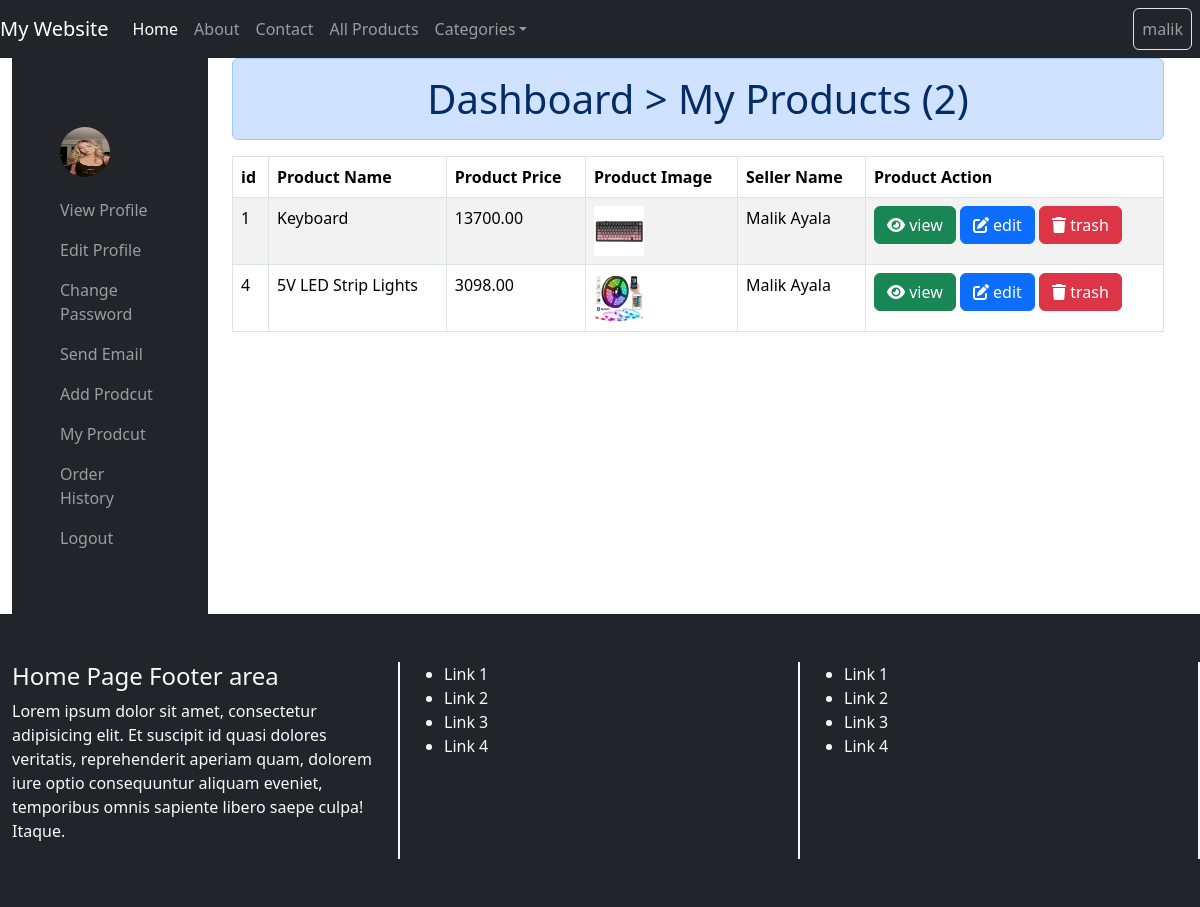
The app's page /my_products/ (signed in) with its own data.
### secondapp/models.py (models this page shows, shortened)
class register_table(models.Model):
    user = models.OneToOneField(User, on_delete=models.CASCADE)
    contact_number = models.CharField(max_length=15)
    profile_pic = models.FileField(upload_to="profiles/%Y/%m/%d", null=True, blank=True)
    age = models.IntegerField(null=True, blank=True)
    about = models.TextField(blank=True, null=True)
    city = models.CharField(max_length=100, null=True, blank=True)
    gender = models.CharField(max_length=1, null=True, default="M")
    occupation = models.CharField(max_length=100, null=True, blank=True)
    address = models.TextField()
    utype = models.CharField(max_length=1)
    added_on = models.DateTimeField(auto_now_add=True)
    class Meta:
        verbose_name_plural = "User Registration"

class add_product(models.Model):
    seller = models.ForeignKey(User, on_delete=models.CASCADE)
    product_name = models.CharField(max_length=100)
    product_price = models.DecimalField(max_digits=10, decimal_places=2)
    sale_price = models.DecimalField(max_digits=10, decimal_places=2, null=True, blank=True)
    product_desc = models.TextField()
    product_image = models.FileField(upload_to="products/%Y/%m/%d")
    details = models.TextField()
    added_on = models.DateTimeField(auto_now_add=True)
    category = models.ForeignKey(Category, on_delete=models.CASCADE)
    class Meta:
        verbose_name_plural = "Products"

### secondapp/views.py (the view)
# urls.py: path("my_products/", views.my_products, name="my_products"),  # Ensure this exists
def my_products(request):
    context = {}
    data = register_table.objects.filter(user__id=request.user.id).first()
    if data:
        context["data"] = data
    all = add_product.objects.filter(seller__id=request.user.id)
    context["products"] = all
    return render(request, "myproducts.html", context)

### template/myproducts.html (shortened to what this page needs)
{% extends 'dashboard_base.html' %}
{% load static %}
{% load bootstrap5 %}
{% block dashboard %}
<div class="container-fluid">
    <div class="row">
        <div class="col-md-12">
            <h1 class="text-center alert alert-primary"> Dashboard &gt; My Products ({{products|length}})</h1>
            <table class="table table-bordered table-striped">
                <thead class="thead-dark">
                    <tr>
                        <th scope="col">id</th>
                        <th scope="col">Product Name</th>
                        <th scope="col">Product Price</th>
                        <th scope="col">Product Image</th>
                        <th scope="col">Seller Name</th>
                        <th scope="col">Product Action</th>
                    </tr>
                </thead>
                <tbody>
                    {% for product in products %}
                        <tr>
                            <td>{{ product.id }}</td>
                            <td>{{ product.product_name }}</td>
                            <td>{{ product.product_price }}</td>
                            <td><img src="/media/{{ product.product_image }}" style="height: 50px; width: 50px;" alt=""></td>
                            <td>{{ product.seller.first_name }} {{product.seller.last_name}}</td>
                            <td>
                                <button class="btn btn-success" data-bs-toggle="modal" data-bs-target="#m{{ product.id }}"><i class="fa fa-eye"></i> view</button>
                                <a href="{% url 'update_product' %}?pid={{product.id}}" class="btn btn-primary"><i class="fa fa-edit"></i> edit</a>
                                <a href="{% url 'delete_product' %}?pid={{product.id}}" class="btn btn-danger"><i class="fa fa-trash"></i> trash</a>
                            </td>
                        </tr>
                    {% endfor %}
                </tbody>
            </table>
        </div>
    </div>
</div>
{% endblock %}

### template/dashboard_base.html (shortened to what this page needs)
{% extends 'base.html' %} {% load static %} {% block baseblock %}
{% if user.is_superuser %}
{% else %}
<div class="container-fluid">
  <div class="row">
    <div class="col-md-2 bg-dark text-justify p-5 text-light">
        <nav class="navbar navbar-dark bg-dark">
            <a href="" class="navbar-brand">
                <div class="text-center py-2 d-flex align-items-center justify-content-center flex-column">
                {% if data.profile_pic %}
                  <img src="/media/{{data.profile_pic}}" style="height: 50px; width: 50px; border-radius: 50%; display: block; margin: 0 auto;" alt="">
                {% else %}
                  <img src="{% static 'images/profile_pic1.jpg' %}" style="height: 50px; width: 50px; border-radius: 50%; display: block; margin: 0 auto;" alt="">
                {% endif %}
                </div>
            </a>
            <ul class="navbar-nav">
                <li class="nav-item">
                    <a href="{% url 'cust_dashboard' %}" class="nav-link">View Profile</a>
                </li>
                <li class="nav-item">
                    <a href="{% url 'edit_profile' %}" class="nav-link">Edit Profile</a>
                </li>
                <li class="nav-item">
                    <a href="{% url 'change_password' %}" class="nav-link">Change Password</a>
                </li>
                <li class="nav-item">
                    <a href="{% url 'sendemail' %}" class="nav-link">Send Email</a>
                </li>
                {% if user.is_staff %}
                        <li class="nav-item">
                          <a href="{% url 'add_product_view' %}" class="nav-link">Add Prodcut</a>
                        </li>
                        <li class="nav-item">
                          <a href="{% url 'my_products' %}" class="nav-link">My Prodcut</a>
                        </li>
                        <li class="nav-item">
                          <a href="{% url 'order_history' %}" class="nav-link">Order History</a>
                        </li>
                {% endif %}
                <li class="nav-item">
                    <a href="{% url 'logout_user' %}" class="nav-link">Logout</a>
                </li>
            </ul>
        </nav>
    </div>
    <div class="col-md-10">
        {% block dashboard %} {% endblock %}
    </div>
  </div>
</div>
{% endif %}
{% endblock %}

### template/base.html (shortened to what this page needs)
<!DOCTYPE html>
<html lang="en">
  <head>
    {% load static %} {% load bootstrap5 %} {% bootstrap_css %}
    <link
        href="https://cdnjs.cloudflare.com/ajax/libs/font-awesome/6.7.2/css/all.min.css"
        rel="stylesheet"
    />
  </head>
  <body>
    <div class="container-fluid">
      <div class="row">
        <div class="col-md-12 px-0">
          <nav class="navbar navbar-expand-lg navbar-dark bg-dark">
            <a href="" class="navbar-brand">My Website</a>
            <ul class="navbar-nav">
              <li class="nav-item">
                <a
                  href="{% url 'index' %}"
                  class="nav-link active"
                  aria-current="page"
                  >Home</a
                >
              </li>
              <li class="nav-item">
                <a href="{% url 'about' %}" class="nav-link">About</a>
              </li>
              <li class="nav-item">
                <a href="{% url 'contact' %}" class="nav-link">Contact</a>
              </li>
              <li class="nav-item">
                <a href="{% url 'all_products' %}" class="nav-link">All Products</a>
              </li>
              <li class="nav-item dropdown">
                <a
                  href="#"
                  class="nav-link dropdown-toggle"
                  id="categoriesDropdown"
                  role="button"
                  data-bs-toggle="dropdown"
                  aria-expanded="false"
                  >Categories</a
                >
              </li>
            </ul>
            <ul class="navbar-nav ms-auto">
            {% if user.is_authenticated %}
                <li class="nav-item px-2">
                  <a href="{% url 'cust_dashboard' %}" class="nav-link btn btn-outline border">{{user.username}}</a>
                </li>
            {% endif %}
          </nav>
        </div>
      </div>
      {% block baseblock %} {% endblock %}
      <div class="row bg-dark py-5 text-light">
        <div class="col-md-4" style="border-right: 2px solid whitesmoke">
          <h4>Home Page Footer area</h4>
          <p>
            Lorem ipsum dolor sit amet, consectetur adipisicing elit. Et
            suscipit id quasi dolores veritatis, reprehenderit aperiam quam,
            dolorem iure optio consequuntur aliquam eveniet, temporibus omnis
            sapiente libero saepe culpa! Itaque.
          </p>
        </div>
        <div class="col-md-4" style="border-right: 2px solid whitesmoke">
          <ul>
            <li>Link 1</li>
            <li>Link 2</li>
            <li>Link 3</li>
            <li>Link 4</li>
          </ul>
        </div>
        <div class="col-md-4" style="border-right: 2px solid whitesmoke">
          <ul>
            <li>Link 1</li>
            <li>Link 2</li>
            <li>Link 3</li>
            <li>Link 4</li>
          </ul>
        </div>
      </div>
    </div>
  </body>
</html>

### template/base.html (style rules this page uses)
img { width: 100%; }

### records on screen
register_table: profile_pic (picture)
add_product: id "1", product_name "Keyboard", product_price "13700.00", product_image (picture), seller.first_name "Malik", seller.last_name "Ayala"
add_product: id "4", product_name "5V LED Strip Lights", product_price "3098.00", product_image (picture), seller.first_name "Malik", seller.last_name "Ayala"

### other values on screen
{{ user.username }} "malik"
{{ products|length }} "2"
